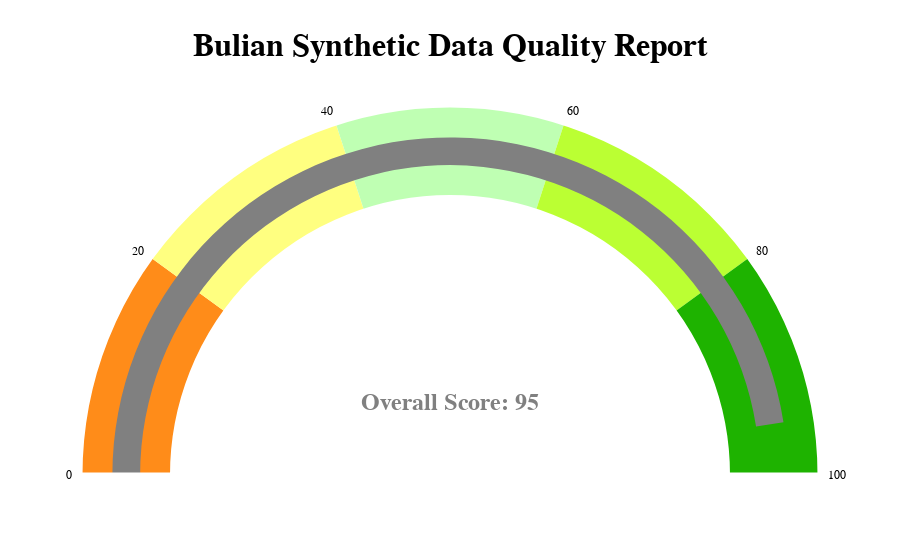
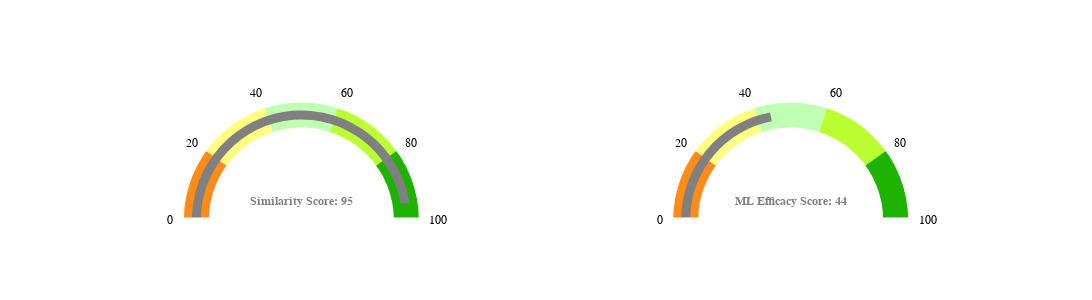

The cell these charts' notebook holds for them, in order:
### Markdown cell above
#### Report with ML efficacy metrics, as that is the key consideration in this case

### Code cell
get_full_report(churn, sample,discrete_columns,numeric_features,target='Exited')

### Figure 1 — Plotly figure (JSON) as saved in the notebook; plotly's stock layout.template omitted (floating-point values rounded to 4 significant figures)
{"data": [{"delta": {"font": {"size": 60}, "increasing": {"color": "white"}, "reference": 0}, "domain": {"x": [0, 1], "y": [0, 1]}, "gauge": {"axis": {"range": [null, 100], "tickcolor": "white", "tickwidth": 0}, "bar": {"color": "grey", "thickness": 0.3}, "bgcolor": "white", "bordercolor": "white", "borderwidth": 5, "steps": [{"color": "#FF8C19", "range": [0, 20]}, {"color": "#FFFF80", "range": [20, 40]}, {"color": "#BFFFB3", "range": [40, 60]}, {"color": "#BBFF33", "range": [60, 80]}, {"color": "#1EB300", "range": [80, 101]}], "threshold": {"line": {"color": "grey", "width": 4}, "thickness": 0, "value": 100}}, "mode": "gauge+number+delta", "number": {"font": {"color": "grey", "family": "'Oswald', sans-serif", "size": 24}, "prefix": "<b>Overall Score<b>: "}, "type": "indicator", "value": 95}], "layout": {"font": {"color": "black", "family": "'Oswald', sans-serif"}, "plot_bgcolor": "rgba(0,0,0,0)", "title": {"font": {"color": "black", "family": "'Oswald', sans-serif", "size": 32}, "text": "<b>Bulian Synthetic Data Quality Report<b>", "x": 0.5, "xanchor": "center", "y": 0.94, "yanchor": "top"}, "xaxis": {"range": [0, 1], "showgrid": false, "showticklabels": true}, "yaxis": {"range": [0, 1], "showgrid": false, "showticklabels": true}}}

### Figure 2 — Plotly figure (JSON) as saved in the notebook; plotly's stock layout.template omitted (floating-point values rounded to 4 significant figures)
{"data": [{"delta": {"font": {"size": 12}, "increasing": {"color": "white"}, "reference": 0}, "domain": {"x": [0, 0.475], "y": [0, 1]}, "gauge": {"axis": {"range": [null, 100], "tickcolor": "white", "tickwidth": 0}, "bar": {"color": "grey", "thickness": 0.3}, "bgcolor": "white", "bordercolor": "white", "borderwidth": 5, "steps": [{"color": "#FF8C19", "range": [0, 20]}, {"color": "#FFFF80", "range": [20, 40]}, {"color": "#BFFFB3", "range": [40, 60]}, {"color": "#BBFF33", "range": [60, 80]}, {"color": "#1EB300", "range": [80, 101]}], "threshold": {"line": {"color": "grey", "width": 6}, "thickness": 0, "value": 100}}, "mode": "gauge+number+delta", "number": {"font": {"color": "grey", "family": "'Oswald', sans-serif", "size": 12}, "prefix": "<b>Similarity Score<b>: "}, "type": "indicator", "value": 95}, {"delta": {"font": {"size": 12}, "increasing": {"color": "white"}, "reference": 0}, "domain": {"x": [0.525, 1], "y": [0, 1]}, "gauge": {"axis": {"range": [null, 100], "tickcolor": "white", "tickwidth": 0}, "bar": {"color": "grey", "thickness": 0.3}, "bgcolor": "white", "bordercolor": "white", "borderwidth": 5, "steps": [{"color": "#FF8C19", "range": [0, 20]}, {"color": "#FFFF80", "range": [20, 40]}, {"color": "#BFFFB3", "range": [40, 60]}, {"color": "#BBFF33", "range": [60, 80]}, {"color": "#1EB300", "range": [80, 101]}], "threshold": {"line": {"color": "grey", "width": 6}, "thickness": 0, "value": 100}}, "mode": "gauge+number+delta", "number": {"font": {"color": "grey", "family": "'Oswald', sans-serif", "size": 12}, "prefix": "<b>ML Efficacy Score<b>: "}, "type": "indicator", "value": 44}], "layout": {"autosize": false, "font": {"color": "black", "family": "'Oswald', sans-serif"}, "height": 300, "plot_bgcolor": "rgba(0,0,0,0)", "title": {"text": ""}, "width": 1200, "xaxis": {"range": [0, 1], "showgrid": false, "showticklabels": true}, "yaxis": {"range": [0, 1], "showgrid": false, "showticklabels": true}}}
